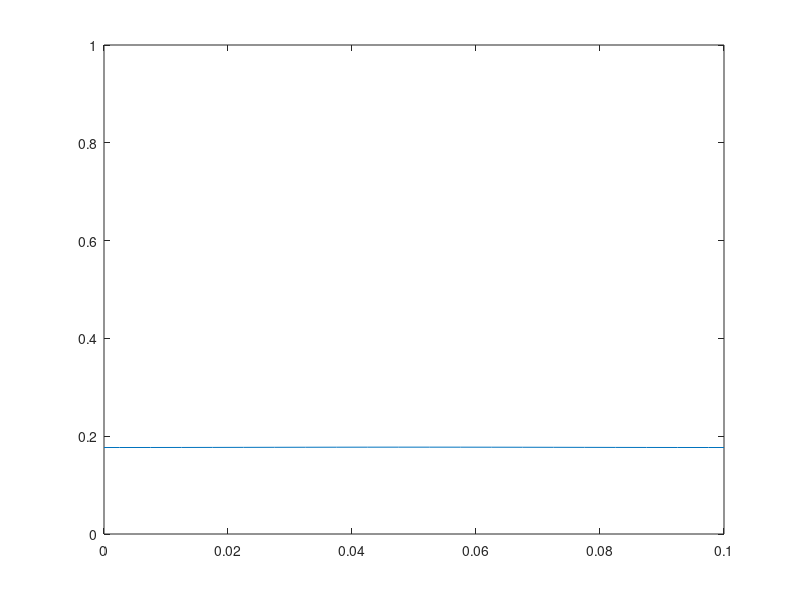

Reproduce this figure in MATLAB.
% xpde.m  - A file to compute the solution to a second-order initial boundary value
% problem. this code assumes that the bvp takes the form
%
%              dc/dt = D * d^2c/dx^2
%
% assume that we are going to discretize this problem in space and in time.  for
% reference, assume a spatial grid of the form
%
%
%        x=0                                 x=L
%         (-----------------------------------)
%
%   |-----|-----|-----|-----|-----|-----|-----|-----|
%   (-1)  0     1     2     3     4     5     6    (7)
%                               
%
% here, we have allowed for the possibility that two "fictitious" nodes might
% be needed to accommodate two derivative boundary conditions.
%
% the discretization of this problem is simple.  starting with the
% governing equation, substitute (1) a forward difference for the time derivative, and 
% (2) a centered-difference (fixed at time step "j") for the space derivative.  this gives 
% approximation of the second-order derivative.
%
%      [c(i,j+1)-c(i,j)]/dt  = D[c(i+1,j)-2*c(i,j)+c(i-1,j)]/(dx)^2 
%
% (where here D is the diffusion coefficient, c is the concentration,
% dx is the grid spacing, and dt is the time step size). 
%
% Putting this in linear form (i.e., combining terms) gives an *explicit* 
% scheme
%
%         c(i,j+1) = r*c(i-1,j)+(1-2*r)*c(i,j)+r*c(i+1,j)
%
% where r = D*dt/(dx^2)
%
% this represents our "recurrence relation" for constructing the matrix
% of equations that represents the algebraic decompostion of the original 
% differential equation.
%
% it should be apparent to you by now that this recurrence relationship
% defines a linear system of equations.  for this particular case, the
% system takes the form
%
%         c(j+1) = M . c(j) + b
%
% where c(j+1) is a *vector* of new concentration values (one for each 
% node where the concentration is unknown), and c(j) is the vector of the 
% current nodal values of concentration.  M is the matrix of coefficients
% that evolves the system of equations in time. b is the vector of
% constants (sources, sinks, boundary conditions) that appear in the
% equation set.
%
%
% the first and last rows of the matrix, M, are a little from the remaining rows.  
% The form of the first and last row depend on the type of boundary conditions 
% imposed.  For now, let's assume that two *derivative* (neuman) conditions are
% imposed.  suppose the two derivative boundary conditions are given by
% dc/dx = s1 (left) and dc/dx = s2 (right).  the centered difference
% representation of these two derivatives at nodes 0 and 6 would be
%
%  [c(1,j)-c(-1,j)]/(2*dx) = sl       [c(7,j)-c(5,j)]/(2*dx) = sr
%
% or, rearranging to solve for the values at the "fictitious" nodes
%
% c(-1,j)= c(1,j) - 2*s1*dx       c(7,j)= c(5,j) + 2*s2*dx
%
% now, for the first row the recurrence relationship gives
%
%        c(0,j+1) = r*c(-1,j)+(1-2*r)*c(0,j)+r*c(1,j)
%
% elimiating c(-1,j) using the first equation above gives
%
%        c(0,j+1) = r*[c(1,j) - 2*s1*dx]+(1-2*r)*c(0,j)+r*c(1,j)
% or
%        c(0,j+1) = (1-2*r)*c(0,j)+2*r*c(1,j) - 2*r*s1*dx 
%
% similarly, for the last line, we will get
%
%        c(6,j+1) = (1-2*r)*c(5,j)+2*r*c(6,j) + 2*r*s1*dx 
%
% the result is a system of equations that has the matrix form
%
%  |c(0,j+1)|    |1-2*r  2*r      0       0        0      0       0||c(0,j)|        |-2*r*sl*dx|
%  |c(1,j+1)|    |r     1-2*r     r       0        0      0       0||c(1,j)|        |0         |
%  |c(2,j+1)|    |0       r     1-2*r     r        0      0       0||c(2,j)|        |0         |
%  |c(3,j+1)|  = |0       0       r     1-2*r      r      0       0||c(3,j)|   +    |0         |
%  |c(4,j+1)|    |0       0       0       r      1-2*r    r       0||c(4,j)|        |0         |
%  |c(5,j+1)|    |0       0       0       0        r    1-2*r     r||c(5,j)|        |0         |
%  |c(6,j+1)|    |0       0       0       0        0     2*r  1-2*r||c(6,j)|        |+2*r*sr*dx|
%
% Here is how we can make the algrorithm.  Assume that sl = sr = 0
%
clear;
D = 8.6e-5; % D in m^2/day; corresponds to 1x10^-9 m^2/s
%k1 = 1e-1; % k1 in (days)^-1
L = 0.1; % domain length in meters
sl = 0; % the left-hand side boundary condition
sr = 0; % the right-hand side boundary condition
%
%  space variables
np = 40; % number of partitions
disp('Number of nodes');
n = np + 1 % number of nodes
nm = n; % number of compute nodes
disp('Size of space increments, meters');
dx = L / np % size of partitions, in m
dx2 = dx * dx; % square the size once so you don't have to do it again!
%
% time variables
disp('Time interval, days');
T = 20
%T = 10 % total time for simulation, days
disp('Number of time steps, days');
npt = 2000 % number of time partitions
nt = npt + 1; % total number of time points (including initial condition)
dt = T / npt; % size of time steps
%
disp('stability condition...');
condition = D * dt /(dx2) % explicit condition
if condition > 0.5
    disp('stability condition not met!  Adjust parameters...');
end
%
M = zeros(nm, nm); % initialize the array
b = zeros(nm, 1); % initialize the b column vector; remember, this vector is an nm x 1 array in MATLAB
r = D * dt / (dx2);
%
M(1,1) = 1 - 2 * r; % the first row is special
M(1, 2) = 2 * r; % the first row is special
%
M(nm, nm-1) = 2 * r; % so is the last row
M(nm, nm) = 1 - 2 * r; % so is the last row
% 
b(1) = -2 * r * sl * dx; % first value in the b vector
b(nm) = 2 * r * sr * dx; % last value in the b vector; the rest are zeros
%
% now make a nice loop to fill in the rest...
for k = 2:1:nm-1 % loop over the rows of the array (nm x nm)
    M(k, k-1) = r; % set the subdiagonal value
    M(k, k) = 1-2 * r; % set the diagonal value 
    M(k, k+1) = r; % set the subdiagonal value
end
% set the initial condition here
% I am choosing a "gaussian" shape...
%
beta = 10000; % just a parameter to set the initial condition function
x = linspace(0, L, n); % discretize the initial condition space
f = exp(-beta * ((x - L / 2) .* (x - L / 2))); % compute the initial condition
%display(M);
%display(b);
%
c = zeros(nm, nt); % initialize the solution array
c2 = zeros(nm, 1); % initialize this array for plotting.  we will use more than 1 time step, but that is ok; 
                   % MATLAB will just resize the array for us
c(:, 1) = f; % put the initial condition in our solution array
%
disp('computations going....');
for j = 2:1:nt
%    display(j);
    c(:, j) = M * c(:, j-1) + b(:); % this is terribly inefficient... M is mostly zeros!
end
nstep = int32(400 * npt / 20000); % this makes a new interger variable that will be used to plot only some of the solutions
                                  % 400 times npt/20000 just turns out to be a reasonable number of them.
                                    
kk = 0; % this is the counter for the vector c2 that will contain the subset of the solution to plot
for k = 1:nstep:nt % the k loop will only plot out some of the time steps
    kk = kk + 1;
    c2(:, kk) = c(:, k);
end

surf(c2); % plot a time-space-concentration surface....
disp('----> Plot of solution in Figure window');
disp('PRESS <ENTER> TO CONTINUE');
pause;
knew = kk;
bb = zeros(nm);
for j = 1:knew
    bb = c2(:, j);
    plot(x, bb);
    set(gca, 'ylim', [0 1]); % this sets the bounds of the y axis...
    fig(j) = getframe;
end

disp(' ');
disp('if you would like to see the results as a movie, you can adjust the code...');
disp('instructions are given in the M-file.');
%
%    movie(fig,10)                       % if you want to "play" the
%    simulation as a movie, uncomment this line... It will run it 10
%    times...
% 
